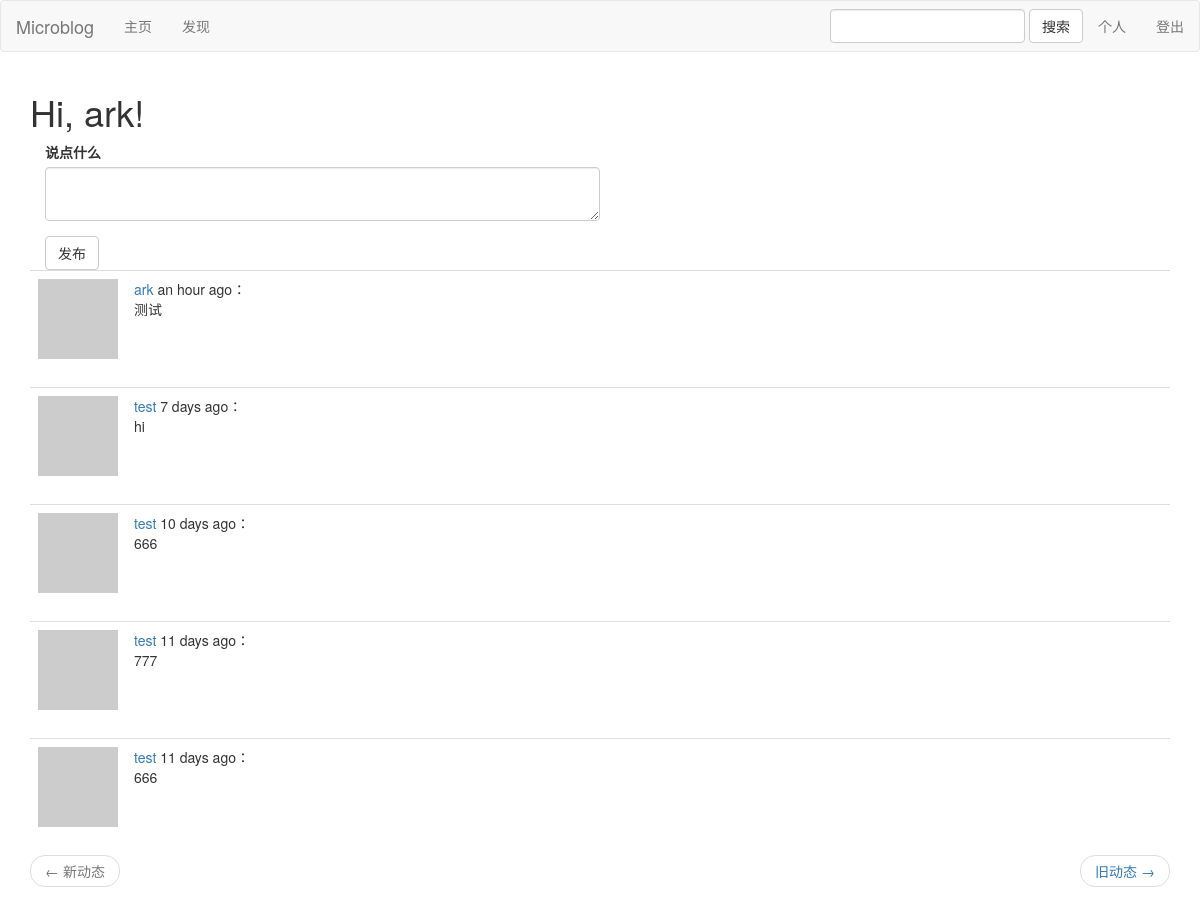
The page /index (signed in) on the database its author committed.
### app/models.py (models this page shows, shortened)
class User(UserMixin, db.Model):
    id = db.Column(db.Integer, primary_key=True)
    username = db.Column(db.String(64), index=True, unique=True)
    email = db.Column(db.String(120), index=True, unique=True)
    password_hash = db.Column(db.String(128))
    about_me = db.Column(db.String(140))
    last_seen = db.Column(db.DateTime, default=datetime.utcnow)
    posts = db.relationship('Post', backref='author', lazy='dynamic')
    def avatar(self, size):
        digest = md5(self.email.lower().encode('utf-8')).hexdigest()
        return 'https://www.gravatar.com/avatar/{}?d=identicon&s={}'.format(
            digest, size)
    def followed_posts(self):
        followed = Post.query.join(
            followers, (followers.c.followed_id == Post.user_id)).filter(
                followers.c.follower_id == self.id)
        own = Post.query.filter_by(user_id=self.id)
        return followed.union(own).order_by(Post.timestamp.desc())
    followed = db.relationship(
        'User', secondary=followers,
        primaryjoin=(followers.c.follower_id == id),
        secondaryjoin=(followers.c.followed_id == id),
        backref=db.backref('followers', lazy='dynamic'), lazy='dynamic')

class Post(db.Model):
    __searchable__ = ['body']
    id = db.Column(db.Integer, primary_key=True)
    body = db.Column(db.String(140))
    timestamp = db.Column(db.DateTime, index=True, default=datetime.utcnow)
    user_id = db.Column(db.Integer, db.ForeignKey('user.id'))

### app/main/routes.py (the view)
@bp.route('/', methods=['GET', 'POST'])
@bp.route('/index', methods=['GET', 'POST'])
@login_required
def index():
    form = PostForm()
    if form.validate_on_submit():
        post = Post(body=form.post.data, author=current_user)
        db.session.add(post)
        db.session.commit()
        flash('动态已发布！')
        return redirect(url_for('main.index'))
    page = request.args.get('page', 1, type=int)
    posts = current_user.followed_posts().paginate(
        page, current_app.config['POSTS_PER_PAGE'], False)
    next_url = url_for('main.index', page=posts.next_num) \
        if posts.has_next else None
    prev_url = url_for('main.index', page=posts.prev_num) \
        if posts.has_prev else None
    return render_template('index.html', title='Home', form=form,
                        posts=posts.items, next_url=next_url,
                        prev_url=prev_url)

### app/main/forms.py
class SearchForm(FlaskForm):
    keyword = StringField('')
    sumit = SubmitField('搜索')

class PostForm(FlaskForm):
    post = TextAreaField('说点什么', validators=[
        DataRequired(), Length(min=1, max=140)])
    submit = SubmitField('发布')

### app/main/routes.py (called while the page is built)
@bp.before_app_request
def before_request():
    if current_user.is_authenticated:
        current_user.last_seen = datetime.utcnow()
        db.session.commit()
        g.search_form = SearchForm()

### app/models.py (called while the page is built)
@login.user_loader
def load_user(id):
    return User.query.get(int(id))

### app/templates/index.html
{% extends 'base.html' %}
{% import 'bootstrap/wtf.html' as wtf %}
{% block app_content %}
    <h1>Hi, {{ current_user.username }}!</h1>
    <div class='container'>
        <div class="row">
            <div class="col-md-6">
                {% if form %}
                {{ wtf.quick_form(form) }}
                {% endif %}
            </div>
        </div>
    </div>
    {% for post in posts %}
        {% include '_post.html' %}
    {% endfor %}
    <nav aria-label="...">
        <ul class="pager">
            <li class="previous{% if not prev_url %} disabled{% endif %}">
                <a href="{{ prev_url or '#' }}">
                    <span aria-hidden="true">&larr;</span> 新动态
                </a>
            </li>
            <li class="next{% if not next_url %} disabled{% endif %}">
                <a href="{{ next_url or '#' }}">
                    旧动态 <span aria-hidden="true">&rarr;</span>
                </a>
            </li>
        </ul>
    </nav>
{% endblock %}

### app/templates/_post.html
<table class="table table-hover">
    <tr>
        <td width="70px">
            <a href="{{ url_for('main.user', username=post.author.username) }}">
                <img src="{{ post.author.avatar(70) }}" />
            </a>
        </td>
        <td>
            <a href="{{ url_for('main.user', username=post.author.username) }}">
                {{ post.author.username }}
            </a>
            {{ moment(post.timestamp).fromNow() }}：
            <br>
            {{ post.body }}
        </td>
    </tr>
</table>

### rows shown on the page
User: username "ark"
Post: author.username "ark", timestamp "an hour ago", body "测试"
Post: author.username "test", timestamp "7 days ago", body "hi"
Post: author.username "test", timestamp "10 days ago", body "666"
Post: author.username "test", timestamp "11 days ago", body "777"
Post: author.username "test", timestamp "11 days ago", body "666"
